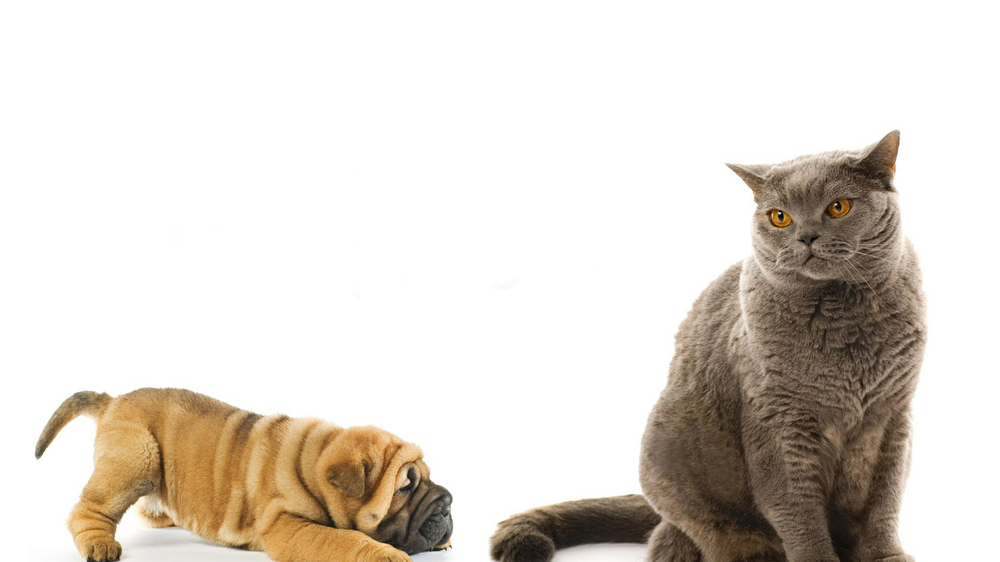
#> input picture cnn/cat_dog.png, 1000 x 562 px, shrunk from 1920 x 1080 before the run
$ python pic_convert.py
#> lines starting #> are read from the running program, lines starting #| are printed output that depends on the picture
from PIL import Image
from PIL import ImageFilter

im=Image.open('cat_dog.png')
#> im is the input picture: PIL image 1000x562 RGB; mean R, G, B 222.6, 215.9, 208.3
im=im.filter(ImageFilter.GaussianBlur(radius=6))
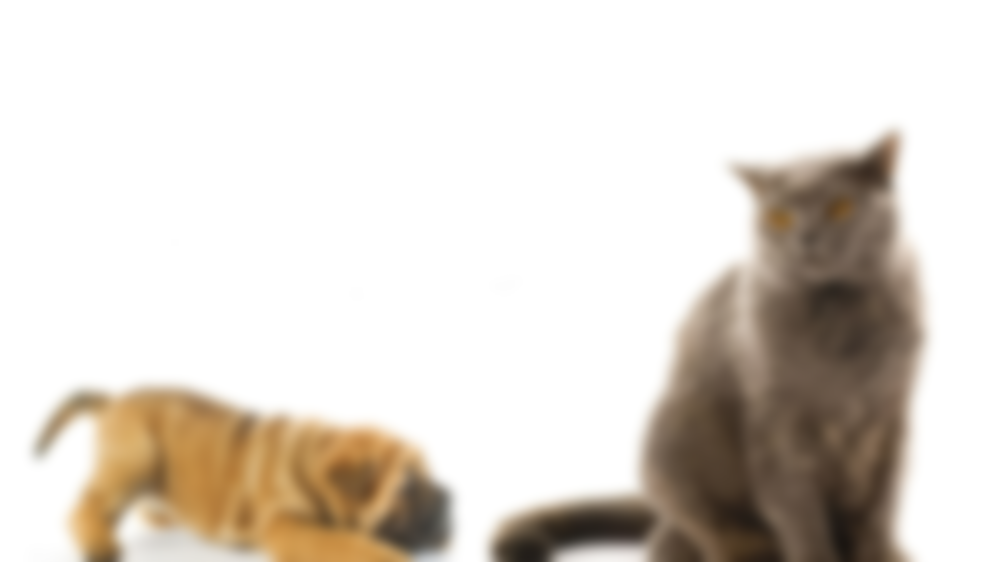
#> im: PIL image 1000x562 RGB; mean R, G, B 222.6, 216, 208.3

im.show()
im.save('new_cat_dog.png')
